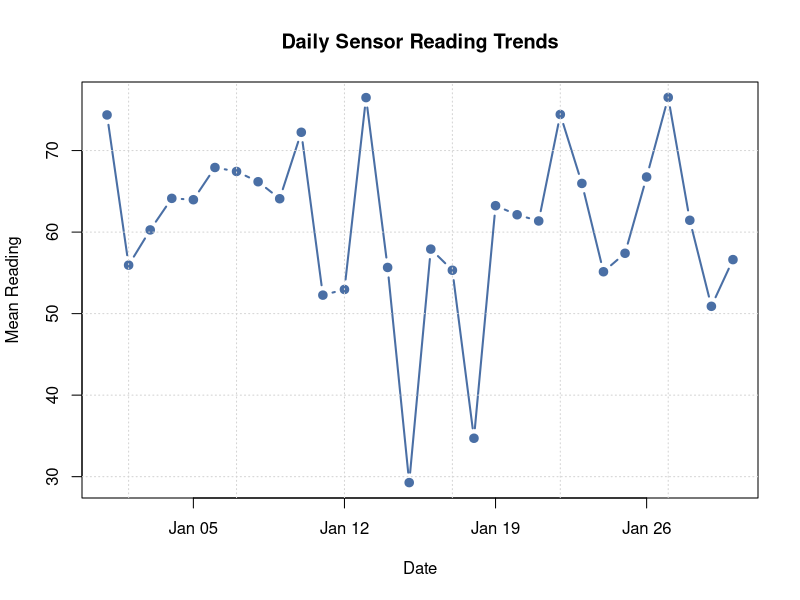

The R script that drew this image:
# ==============================================================================
# Notebook 01: Everyday Data Science & Visualization Pipeline
# Showcase: Data ingestion, filtering, aggregation, and plot generation
# ==============================================================================

# 1. Simulate Raw Data Ingestion
set.seed(42)
sample_dates <- seq(as.Date("2026-01-01"), as.Date("2026-01-30"), by = "day")
raw_data <- data.frame(
  date = rep(sample_dates, each = 5),
  sensor_id = paste0("SN-", rep(1:5, times = length(sample_dates))),
  reading = round(runif(150, min = 15.0, max = 95.0), 2),
  status = sample(c("OK", "OK", "OK", "WARN", "ERR"), 150, replace = TRUE)
)

# 2. Data Cleaning & Filtering
clean_data <- raw_data[raw_data$status != "ERR", ]
filtered_data <- clean_data[clean_data$reading >= 20.0, ]

# 3. Statistical Summarization
daily_summary <- aggregate(reading ~ date, data = filtered_data, FUN = function(x) {
  c(mean = mean(x), sd = sd(x), min = min(x), max = max(x))
})
daily_summary <- data.frame(
  date = daily_summary$date,
  mean_reading = daily_summary$reading[, "mean"],
  sd_reading = daily_summary$reading[, "sd"]
)

# 4. Artifact Generation & Visualization
png("sensor_daily_trends.png", width = 800, height = 500)
plot(daily_summary$date, daily_summary$mean_reading, 
     type = "b", col = "#4a6fa5", pch = 19, lwd = 2,
     main = "Daily Sensor Reading Trends",
     xlab = "Date", ylab = "Mean Reading")
grid()
dev.off()

cat("Pipeline completed successfully! Processed", nrow(filtered_data), "valid readings.\n")
